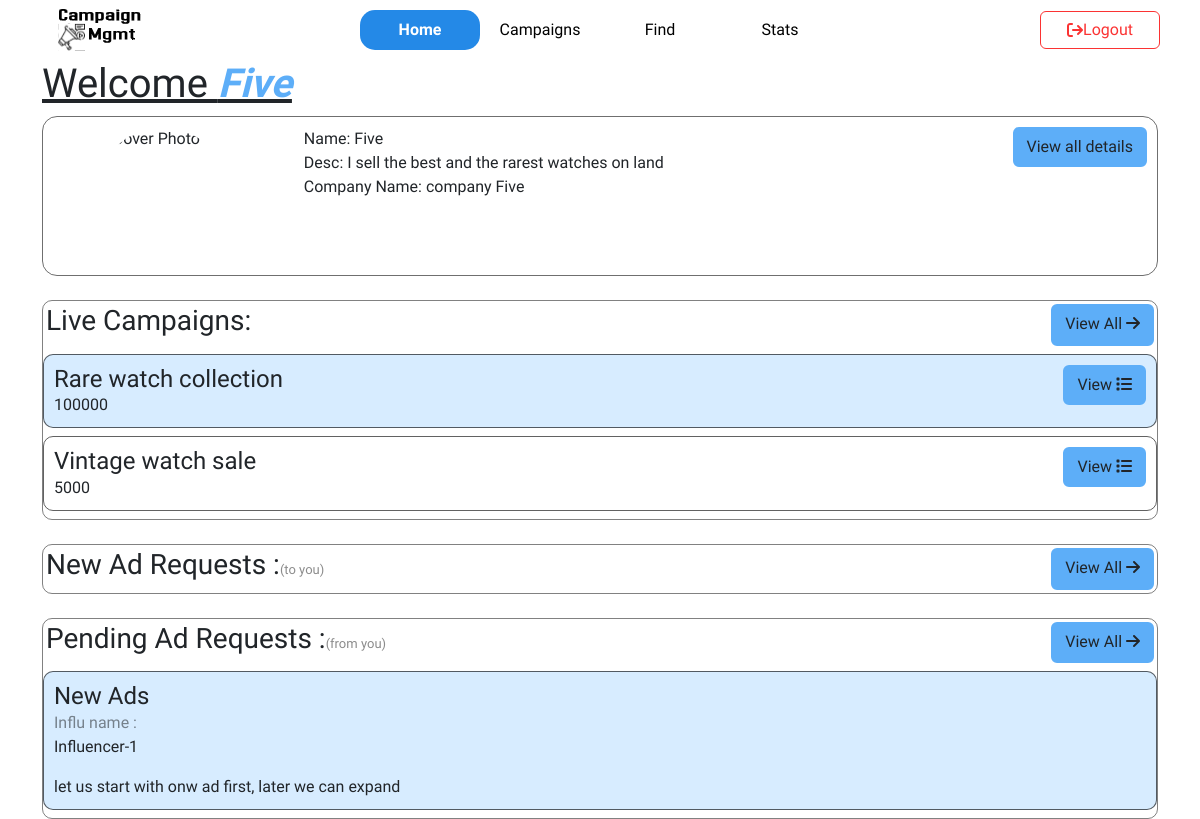
/home/sponsor (signed in), run on the app's committed database.
### model.py (models this page shows)
class Sponsor(db.Model):
    id = db.Column(db.Integer, db.ForeignKey('user.id'), primary_key=True)
    name = db.Column(db.String(20), unique=False, nullable=True)
    company_name = db.Column(db.String(30))
    industry = db.Column(db.String(30), nullable=True)
    desc = db.Column(db.String(256), nullable=True)
    is_flagged = db.Column(db.Boolean, default=False)
    is_verified = db.Column(db.Boolean, default=False)
    cover_photo = db.Column(db.LargeBinary, nullable=True)
    amt_spent = db.Column(db.Integer, default=0)
    campaigns = db.relationship('Campaign', backref='sponsor', lazy=True, cascade='all, delete-orphan')
    ads = db.relationship('Ad', backref='sponsor', lazy=True, cascade='all, delete-orphan')
    ad_requests = db.relationship('Ad_request', backref='sponsor', lazy=True, cascade='all, delete-orphan')

class Campaign(db.Model):
    id = db.Column(db.Integer, primary_key=True, autoincrement=True)
    spon_id = db.Column(db.Integer, db.ForeignKey('sponsor.id'), nullable=False)
    name = db.Column(db.String(80), nullable=False)
    budget = db.Column(db.Integer, nullable=False)
    desc = db.Column(db.String(255))
    category = db.Column(db.String(50))
    status = db.Column(db.String(20))
    start_date = db.Column(db.Date, nullable=True)
    end_date = db.Column(db.Date, nullable=True)
    goal_users = db.Column(db.String(80))
    is_flagged = db.Column(db.Boolean)
    ads = db.relationship('Ad', backref='campaign', lazy=True, cascade='all, delete-orphan')
    ad_requests = db.relationship('Ad_request', backref='campaign', lazy=True, cascade='all, delete-orphan')

class Ad_request(db.Model):
    id = db.Column(db.Integer, primary_key=True, autoincrement=True)
    ad_name = db.Column(db.String(80), nullable=False)
    influ_id = db.Column(db.Integer, db.ForeignKey('influencer.id'))
    spon_id = db.Column(db.Integer, db.ForeignKey('sponsor.id'))
    campaign_id=db.Column(db.Integer, db.ForeignKey('campaign.id'))
    comments = db.Column(db.String(80), nullable=True)
    amount = db.Column(db.Integer)
    growth_promise = db.Column(db.String(10))
    sender = db.Column(db.String(20), nullable=False)
    previous_request_id = db.Column(db.Integer, db.ForeignKey('ad_request.id'), nullable=True)
    next_request_id = db.Column(db.Integer, db.ForeignKey('ad_request.id'), nullable=True)
    status = db.Column(db.String(10), nullable=True)

class Influencer(db.Model):
    id = db.Column(db.Integer, db.ForeignKey('user.id'), primary_key=True)
    name = db.Column(db.String(20), unique=False, nullable=True)
    desc = db.Column(db.String(256))
    industry = db.Column(db.String(40))
    niche = db.Column(db.String(40))
    cover_photo = db.Column(db.LargeBinary, nullable=False)
    is_verified = db.Column(db.Boolean, default=False)
    is_flagged = db.Column(db.Boolean, default=False)
    rating = db.Column(db.Float)
    insta_id = db.Column(db.String(40))
    insta_followers = db.Column(db.String(8))
    youtube_id = db.Column(db.String(40))
    youtube_channel = db.Column(db.String(40))
    youtube_followers = db.Column(db.String(8))
    x_id = db.Column(db.String(40))
    x_name = db.Column(db.String(40))
    x_followers = db.Column(db.String(8))
    ads = db.relationship('Ad', backref='influencer', lazy=True, cascade='all, delete-orphan')
    ad_requests = db.relationship('Ad_request', backref='influencer', lazy=True, cascade='all, delete-orphan')

### routes_spon.py (the view)
@app.route('/home/sponsor')
@sponsor_required
def spon_home():
    spon=Sponsor.query.filter_by(id=session['userId']).first()
    cover_photo= url_for('get_cover_photo', sponsor_id=spon.id)
    current_date = date.today()
    campaigns=Campaign.query.filter(Campaign.spon_id==spon.id,Campaign.start_date < current_date, Campaign.end_date > current_date).all()
    requests = db.session.query(Ad_request, Influencer.name.label('influ_name')).\
    join(Influencer, Ad_request.influ_id == Influencer.id).\
    filter(Ad_request.spon_id == spon.id, Ad_request.sender == "i",Ad_request.status!="R").all()
    pen_requests = db.session.query(Ad_request, Influencer.name.label('influ_name')).\
    join(Influencer, Ad_request.influ_id == Influencer.id).\
    filter(Ad_request.spon_id == spon.id, Ad_request.sender == "s", Ad_request.status!="R").all()
    return render_template('sponsor/home_spon.html', active='home', spon=spon,cover_photo=cover_photo,campaigns=campaigns,requests=requests,pen_requests=pen_requests)

### wrappers.py (called while the page is built)
def login_required(func):
    @wraps(func)
    def wrapper(*args, **kwargs):
        if 'username' not in session:
            flash("You need to login first","danger")
            return redirect(url_for('login'))
        retrieve_user()
        if not user:
            session.clear()
            return redirect(url_for('login'))
        return func(*args, **kwargs)
    return wrapper

def retrieve_user():
    global user
    user = User.query.filter_by(username=session['username']).first()

def sponsor_required(func):
    @wraps(func)
    @login_required
    def wrapper(*args, **kwargs):
        if user.username != session['username'] or user.role != session['role'] or user.role != 'sponsor':
            session.clear()
            flash("Not authorized","danger")
            return redirect(url_for('login'))
        return func(*args, **kwargs)
    return wrapper

### templates/sponsor/home_spon.html (shortened to what this page needs)
{% extends 'layout_inner.html' %}
{% block content %}
<div class="container">
    <h1 style="text-decoration: underline;">Welcome <span class="heading">{{spon.name}}</span></h1>
    {% if viewMore %}
    {% else %}
    <div class="short_info">
        <div class="icon center_item">
            <img src="{{cover_photo}}" alt="Cover Photo">
        </div>
        <div class="details">
            <ul>
                <li>Name: {{spon.name}}</li>
                <li>Desc: {{spon.desc}}</li>
                <li>Company Name: {{spon.company_name}}</li>
            </ul>
        </div>
        <div>
            <a href="{{url_for('view_spon_details')}}" class="btn submit_btn">View all details</a>
        </div>
    </div>
    {% endif %}
    <br>
    <div class="live_campaigns card_set">
        <div class="title_n_view">
            <h3>Live Campaigns:</h3>
            <a href="{{url_for('view_all_live_camp')}}" class="btn">View All <i class="fa fa-arrow-right" aria-hidden="true"></i></a>
        </div>
        {% for camp in campaigns %}
        <div class="cust_card">
            <div class="cust_card_body" style="width: 50%;">
                <h4 class="card-title">{{camp.name}}</h4>
                <p class="card-text">{{camp.budget}}</p>
            </div>
            <div class="cust_card_body_right center-item">
                <a href="{{url_for('spon_view_camp',camp_id=camp.id)}}" class="btn">View <i class="fa fa-list" aria-hidden="true"></i></a>
            </div>
        </div>
        {% endfor %}
    </div>
    <br>
    <div class="new_requests card_set">
        <div class="title_n_view">
            <h3>New Ad Requests :<span class="p_label" style="font-size: small;">(to you)</span></h3>
            <a href="{{url_for('view_all_new_req')}}" class="btn">View All <i class="fa fa-arrow-right" aria-hidden="true"></i></a>
        </div>
    </div>
    <br>
    <div class="pending_requests card_set">
        <div class="title_n_view">
            <h3>Pending Ad Requests :<span class="p_label" style="font-size: small;">(from you)</span></h3>
            <a href="{{url_for('view_all_pending_req')}}" class="btn">View All <i class="fa fa-arrow-right" aria-hidden="true"></i></a>
        </div>
        {% for req,influ_name in pen_requests %}
        <div class="cust_card">
            <div class="cust_card_body" style="width: 50%;">
                <h4 class="card-title">{{req.ad_name}}</h4>
                <p class="p_label">Influ name : </p>
                <p class="card-text">{{influ_name}}</p>
                <p class="card-text">{{req.comments}}</p>
            </div>
        </div>
        {% endfor %}
    </div>
{% endblock %}

### static/universal_styles.css (style rules this page uses)
.center_item { display: flex; align-items: center; justify-content: center; }
.btn { background-color: #5daef8; border: 2px solid #5daef8; }
html, body { font-family: "Josefin Sans", sans-serif; font-optical-sizing: auto; }
.heading { font-weight: bolder; color: #5DAEF8; font-style: italic; }
.cust_card { border: 1px solid rgba(0, 0, 0, 0.614); border-radius: 10px; padding: 10px; display: flex !important; flex-direction: row; width: 100% !important; margin: 5px 0 8px 0 }
.cust_card_body { flex-grow: 1; }
.cust_card_body_right { margin-left:auto }
.title_n_view { display: flex; padding: 3px; border-radius: 5px; }
.title_n_view>h3 { flex-grow: 1; }
.card_set { border: 1px solid rgba(0, 0, 0, 0.495) ; border-radius: 10px; }
.card_set > .cust_card:nth-child(2n) { background-color: #79beff4b; }
.p_label { color: rgba(0, 0, 0, 0.453); margin-bottom: 0 !important; }

### templates/sponsor/home_spon.html (style rules this page uses)
.short_info { border:1px solid rgba(0, 0, 0, 0.563); display: flex; border-radius: 15px; height:20vh; padding: 10px; }
.icon { width: 20%; height: 100%; }
.icon>img { width: 60%; height: 100%; border-radius: 50%; }
.details { flex-grow: 1; }
li { list-style-type: none; }

### data on the page
Sponsor: name "Five", desc "I sell the best and the rarest watches on land", company_name "company Five"
Campaign: name "Rare watch collection", budget "100000"
Campaign: name "Vintage watch sale", budget "5000"
Ad_request: ad_name "New Ads", name "Influencer-1", comments "let us start with onw ad first, later we can expand"
